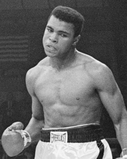
#> input picture ed/l/python/examples/blur/a.png, 127 x 159 px, shrunk from 275 x 343 before the run
$ python main.py
#> lines starting #> are read from the running program, lines starting #| are printed output that depends on the picture
import imagesize
import cv2
import numpy


def tblr(f, height, width):
  if f == './a.png':
    # everlast
    top    = int(0.835 * height)
    bottom = int(0.898 * height)
    left   = int(0.405 * width)
    right  = int(0.527 * width)
    # face
    top    = int(0.14 * height)
    bottom = int(0.36 * height)
    left   = int(0.32 * width)
    right  = int(0.56 * width)
    # human
    top    = int(0.02 * height)
    bottom = int(0.99 * height)
    left   = int(0.02 * width)
    right  = int(0.99 * width)
  if f == './z.png':
    top    = int(0.14 * height)
    bottom = int(0.25 * height)
    left   = int(0.60 * width)
    right  = int(0.71 * width)
  if f == './y.png':
    top    = int(0.16 * height)
    bottom = int(0.45 * height)
    left   = int(0.43 * width)
    right  = int(0.67 * width)
  if f == './t.png':
    top    = int(0.18 * height)
    bottom = int(0.37 * height)
    left   = int(0.35 * width)
    right  = int(0.63 * width)
  if f == './n.png':
    top    = int(0.065 * height)
    bottom = int(0.16 * height)
    left   = int(0.49 * width)
    right  = int(0.528 * width)
  return top, bottom, left, right


def p1():
  ksize = (11, 11)
  sigmaX = 10
  sigmaY = 10
  return ksize, sigmaX, sigmaY


def p2():
  ksize = (99, 99)
  sigmaX = 50
  sigmaY = 50
  return ksize, sigmaX, sigmaY


def p9():
  ksize = (99, 99)
  sigmaX = 99
  sigmaY = 99
  return ksize, sigmaX, sigmaY


def p4():
  ksize = (99, 99)
  sigmaX = 10
  sigmaY = 10
  return ksize, sigmaX, sigmaY


def p5():
  ksize = (99, 99)
  sigmaX = 10
  sigmaY= 10
  return ksize, sigmaX, sigmaY


def b1(f):
#> called with f = './a.png'
  frame = cv2.imread(f)
#> frame is the input picture: shape (159, 127, 3); min 8, max 255, mean 101.8
  height, width, *_ = frame.shape
#> height = 159; width = 127
  top, bottom, left, right = tblr(f, height, width)
#> top = 3; bottom = 157; left = 2; right = 125
  print("h:{} w:{} \t t:{} b:{} l:{} r:{}".format(height, width, top, bottom, left, right))
#| h:159 w:127 	 t:3 b:157 l:2 r:125
  blur_bbox = frame[top:bottom, left:right]
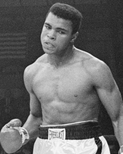
#> blur_bbox: shape (154, 123, 3); min 8, max 255, mean 102.9
  ksize, sigmax, sigmay = p1()
  blur_bbox = cv2.GaussianBlur(blur_bbox, ksize, sigmax, sigmaY=sigmay)
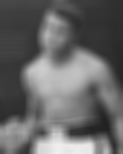
#> blur_bbox: shape (154, 123, 3); min 33, max 240, mean 102.9
  # blur_bbox = cv2.blur(blur_bbox, (99, 99))
  frame[top:bottom, left:right] = blur_bbox
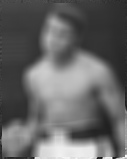
#> frame: shape (159, 127, 3); min 17, max 249, mean 101.8
  cv2.imwrite(f+'.r.png', frame)


def b3(f):
  width, height = imagesize.get(f)
  top, bottom, left, right = tblr(f, height, width)
  blur_bbox = numpy.ones(shape = (top, bottom, left, right))
  frame[top:bottom, left:right] = blur_bbox
  cv2.imwrite(f+'.r.png', frame)


def b4(f):
  width, height = imagesize.get(f)
  frame = numpy.zeros((height, width, 3), numpy.uint8)
  cv2.imwrite(f+'.r.png', frame)


f=b1
# [4 lines of commented-out code are left out]
f('./a.png')
